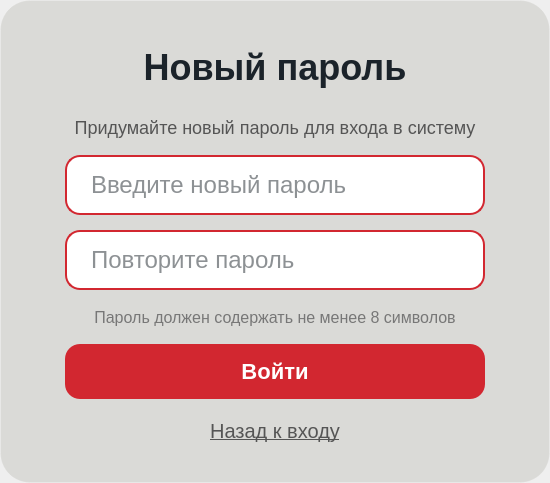
<?xml version="1.0" encoding="UTF-8"?>
<ui version="4.0">
 <class>Form</class>
 <widget class="QWidget" name="Form">
  <property name="geometry">
   <rect>
    <x>0</x>
    <y>0</y>
    <width>550</width>
    <height>483</height>
   </rect>
  </property>
  <property name="windowTitle">
   <string>Form</string>
  </property>
  <widget class="QWidget" name="centralWidget" native="true">
   <property name="geometry">
    <rect>
     <x>0</x>
     <y>0</y>
     <width>550</width>
     <height>483</height>
    </rect>
   </property>
   <property name="minimumSize">
    <size>
     <width>550</width>
     <height>480</height>
    </size>
   </property>
   <property name="maximumSize">
    <size>
     <width>700</width>
     <height>520</height>
    </size>
   </property>
   <property name="styleSheet">
    <string notr="true">background-color: rgba(217, 217, 214, 0.95);
border-radius: 30px;
border: 1px solid rgba(255, 255, 255, 0.1);</string>
   </property>
   <layout class="QVBoxLayout" name="centralLayout">
    <property name="spacing">
     <number>15</number>
    </property>
    <property name="leftMargin">
     <number>35</number>
    </property>
    <property name="topMargin">
     <number>35</number>
    </property>
    <property name="rightMargin">
     <number>35</number>
    </property>
    <property name="bottomMargin">
     <number>35</number>
    </property>
    <item>
     <widget class="QLabel" name="newPasswordTitleLabel">
      <property name="minimumSize">
       <size>
        <width>0</width>
        <height>65</height>
       </size>
      </property>
      <property name="maximumSize">
       <size>
        <width>16777215</width>
        <height>65</height>
       </size>
      </property>
      <property name="styleSheet">
       <string notr="true">color: #1B232A;
font-size: 36px;
font-weight: bold;
background: transparent;
border: none;</string>
      </property>
      <property name="text">
       <string>Новый пароль</string>
      </property>
      <property name="alignment">
       <set>Qt::AlignmentFlag::AlignCenter</set>
      </property>
     </widget>
    </item>
    <item>
     <widget class="QLabel" name="infoLabel">
      <property name="styleSheet">
       <string notr="true">color: #555;
font-size: 18px;
background: transparent;
border: none;
padding: 0 10px;</string>
      </property>
      <property name="text">
       <string>Придумайте новый пароль для входа в систему</string>
      </property>
      <property name="alignment">
       <set>Qt::AlignmentFlag::AlignCenter</set>
      </property>
      <property name="wordWrap">
       <bool>true</bool>
      </property>
     </widget>
    </item>
    <item alignment="Qt::AlignmentFlag::AlignHCenter">
     <widget class="QWidget" name="passwordContainer" native="true">
      <property name="minimumSize">
       <size>
        <width>420</width>
        <height>60</height>
       </size>
      </property>
      <property name="maximumSize">
       <size>
        <width>525</width>
        <height>60</height>
       </size>
      </property>
      <property name="styleSheet">
       <string notr="true">background: transparent;
border: none;</string>
      </property>
      <layout class="QVBoxLayout" name="passwordContainerLayout">
       <property name="spacing">
        <number>0</number>
       </property>
       <property name="leftMargin">
        <number>0</number>
       </property>
       <property name="topMargin">
        <number>0</number>
       </property>
       <property name="rightMargin">
        <number>0</number>
       </property>
       <property name="bottomMargin">
        <number>0</number>
       </property>
       <item>
        <widget class="QWidget" name="passwordWrapper" native="true">
         <property name="styleSheet">
          <string notr="true">background: transparent;
border: none;</string>
         </property>
         <layout class="QGridLayout" name="passwordWrapperLayout">
          <property name="leftMargin">
           <number>0</number>
          </property>
          <property name="topMargin">
           <number>0</number>
          </property>
          <property name="rightMargin">
           <number>0</number>
          </property>
          <property name="bottomMargin">
           <number>0</number>
          </property>
          <item row="0" column="0">
           <widget class="QLineEdit" name="newPasswordInput">
            <property name="minimumSize">
             <size>
              <width>420</width>
              <height>60</height>
             </size>
            </property>
            <property name="maximumSize">
             <size>
              <width>525</width>
              <height>60</height>
             </size>
            </property>
            <property name="styleSheet">
             <string notr="true">background-color: white;
border: 2px solid #D22730;
border-radius: 15px;
padding: 12px 50px 12px 22px;
font-size: 24px;
color: #1B232A;
transition: border 0.3s ease;</string>
            </property>
            <property name="echoMode">
             <enum>QLineEdit::EchoMode::Password</enum>
            </property>
            <property name="placeholderText">
             <string>Введите новый пароль</string>
            </property>
           </widget>
          </item>
          <item row="0" column="0" alignment="Qt::AlignmentFlag::AlignRight|Qt::AlignmentFlag::AlignVCenter">
           <widget class="QPushButton" name="togglePasswordButton">
            <property name="minimumSize">
             <size>
              <width>40</width>
              <height>40</height>
             </size>
            </property>
            <property name="maximumSize">
             <size>
              <width>40</width>
              <height>40</height>
             </size>
            </property>
            <property name="cursor">
             <cursorShape>PointingHandCursor</cursorShape>
            </property>
            <property name="styleSheet">
             <string notr="true">background: transparent;
border: none;
padding: 0;
margin-right: 10px;</string>
            </property>
            <property name="text">
             <string/>
            </property>
            <property name="icon">
             <iconset>
              <normaloff>icons/eye-closed.svg</normaloff>
              <normalon>icons/eye-open.svg</normalon>icons/eye-closed.svg</iconset>
            </property>
            <property name="iconSize">
             <size>
              <width>28</width>
              <height>28</height>
             </size>
            </property>
            <property name="flat">
             <bool>true</bool>
            </property>
           </widget>
          </item>
         </layout>
        </widget>
       </item>
      </layout>
     </widget>
    </item>
    <item alignment="Qt::AlignmentFlag::AlignHCenter">
     <widget class="QWidget" name="confirmPasswordContainer" native="true">
      <property name="minimumSize">
       <size>
        <width>420</width>
        <height>60</height>
       </size>
      </property>
      <property name="maximumSize">
       <size>
        <width>525</width>
        <height>60</height>
       </size>
      </property>
      <property name="styleSheet">
       <string notr="true">background: transparent;
border: none;</string>
      </property>
      <layout class="QVBoxLayout" name="confirmPasswordContainerLayout">
       <property name="spacing">
        <number>0</number>
       </property>
       <property name="leftMargin">
        <number>0</number>
       </property>
       <property name="topMargin">
        <number>0</number>
       </property>
       <property name="rightMargin">
        <number>0</number>
       </property>
       <property name="bottomMargin">
        <number>0</number>
       </property>
       <item>
        <widget class="QWidget" name="confirmPasswordWrapper" native="true">
         <property name="styleSheet">
          <string notr="true">background: transparent;
border: none;</string>
         </property>
         <layout class="QGridLayout" name="confirmPasswordWrapperLayout">
          <property name="leftMargin">
           <number>0</number>
          </property>
          <property name="topMargin">
           <number>0</number>
          </property>
          <property name="rightMargin">
           <number>0</number>
          </property>
          <property name="bottomMargin">
           <number>0</number>
          </property>
          <item row="0" column="0">
           <widget class="QLineEdit" name="confirmPasswordInput">
            <property name="minimumSize">
             <size>
              <width>420</width>
              <height>60</height>
             </size>
            </property>
            <property name="maximumSize">
             <size>
              <width>525</width>
              <height>60</height>
             </size>
            </property>
            <property name="styleSheet">
             <string notr="true">background-color: white;
border: 2px solid #D22730;
border-radius: 15px;
padding: 12px 50px 12px 22px;
font-size: 24px;
color: #1B232A;
transition: border 0.3s ease;</string>
            </property>
            <property name="echoMode">
             <enum>QLineEdit::EchoMode::Password</enum>
            </property>
            <property name="placeholderText">
             <string>Повторите пароль</string>
            </property>
           </widget>
          </item>
          <item row="0" column="0" alignment="Qt::AlignmentFlag::AlignRight|Qt::AlignmentFlag::AlignVCenter">
           <widget class="QPushButton" name="toggleConfirmPasswordButton">
            <property name="minimumSize">
             <size>
              <width>40</width>
              <height>40</height>
             </size>
            </property>
            <property name="maximumSize">
             <size>
              <width>40</width>
              <height>40</height>
             </size>
            </property>
            <property name="cursor">
             <cursorShape>PointingHandCursor</cursorShape>
            </property>
            <property name="styleSheet">
             <string notr="true">background: transparent;
border: none;
padding: 0;
margin-right: 10px;</string>
            </property>
            <property name="text">
             <string/>
            </property>
            <property name="icon">
             <iconset>
              <normaloff>../icons/eye-closed.svg</normaloff>
              <normalon>../icons/eye-open.svg</normalon>../icons/eye-closed.svg</iconset>
            </property>
            <property name="iconSize">
             <size>
              <width>28</width>
              <height>28</height>
             </size>
            </property>
            <property name="flat">
             <bool>true</bool>
            </property>
           </widget>
          </item>
         </layout>
        </widget>
       </item>
      </layout>
     </widget>
    </item>
    <item>
     <widget class="QLabel" name="passwordHintLabel">
      <property name="styleSheet">
       <string notr="true">color: #777;
font-size: 16px;
background: transparent;
border: none;
padding: 0 10px;</string>
      </property>
      <property name="text">
       <string>Пароль должен содержать не менее 8 символов</string>
      </property>
      <property name="alignment">
       <set>Qt::AlignmentFlag::AlignCenter</set>
      </property>
     </widget>
    </item>
    <item alignment="Qt::AlignmentFlag::AlignHCenter">
     <widget class="QPushButton" name="createPasswordButton">
      <property name="minimumSize">
       <size>
        <width>420</width>
        <height>55</height>
       </size>
      </property>
      <property name="maximumSize">
       <size>
        <width>450</width>
        <height>55</height>
       </size>
      </property>
      <property name="cursor">
       <cursorShape>PointingHandCursor</cursorShape>
      </property>
      <property name="styleSheet">
       <string notr="true">background-color: #D22730;
color: white;
border-radius: 15px;
font-weight: bold;
font-size: 22px;
border: none;
padding: 15px;
transition: background-color 0.3s ease;</string>
      </property>
      <property name="text">
       <string>Войти</string>
      </property>
     </widget>
    </item>
    <item>
     <widget class="QWidget" name="actionsWidget" native="true">
      <property name="minimumSize">
       <size>
        <width>0</width>
        <height>30</height>
       </size>
      </property>
      <property name="styleSheet">
       <string notr="true">background: transparent;
border: none;</string>
      </property>
      <layout class="QHBoxLayout" name="actionsLayout">
       <property name="spacing">
        <number>0</number>
       </property>
       <property name="leftMargin">
        <number>0</number>
       </property>
       <property name="topMargin">
        <number>0</number>
       </property>
       <property name="rightMargin">
        <number>0</number>
       </property>
       <property name="bottomMargin">
        <number>0</number>
       </property>
       <item>
        <spacer name="actionsSpacerLeft">
         <property name="orientation">
          <enum>Qt::Orientation::Horizontal</enum>
         </property>
         <property name="sizeType">
          <enum>QSizePolicy::Policy::Expanding</enum>
         </property>
         <property name="sizeHint" stdset="0">
          <size>
           <width>40</width>
           <height>20</height>
          </size>
         </property>
        </spacer>
       </item>
       <item>
        <widget class="QPushButton" name="backToLoginButton">
         <property name="cursor">
          <cursorShape>PointingHandCursor</cursorShape>
         </property>
         <property name="styleSheet">
          <string notr="true">background: transparent;
color: #555;
font-size: 20px;
border: none;
text-decoration: underline;
padding: 5px 15px;</string>
         </property>
         <property name="text">
          <string>Назад к входу</string>
         </property>
         <property name="flat">
          <bool>true</bool>
         </property>
        </widget>
       </item>
       <item>
        <spacer name="actionsSpacerRight">
         <property name="orientation">
          <enum>Qt::Orientation::Horizontal</enum>
         </property>
         <property name="sizeType">
          <enum>QSizePolicy::Policy::Expanding</enum>
         </property>
         <property name="sizeHint" stdset="0">
          <size>
           <width>40</width>
           <height>20</height>
          </size>
         </property>
        </spacer>
       </item>
      </layout>
     </widget>
    </item>
   </layout>
  </widget>
 </widget>
 <resources/>
 <connections/>
</ui>
